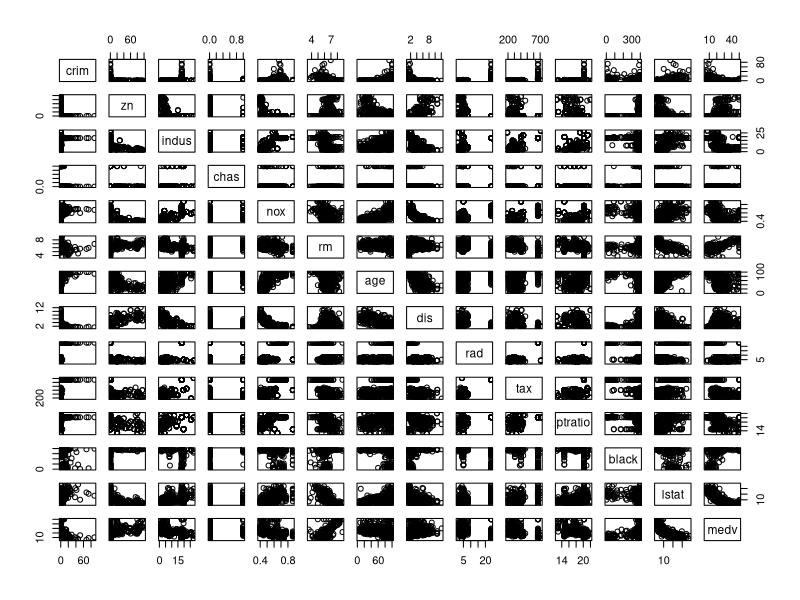
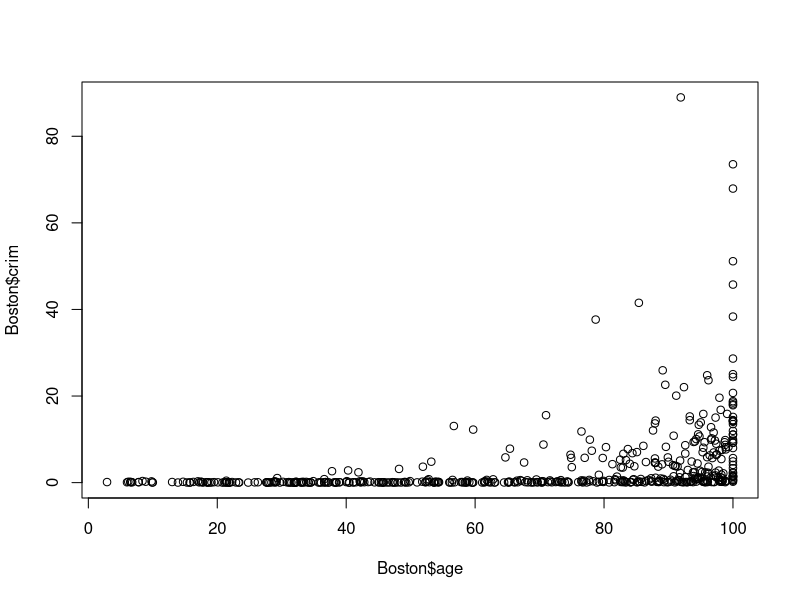
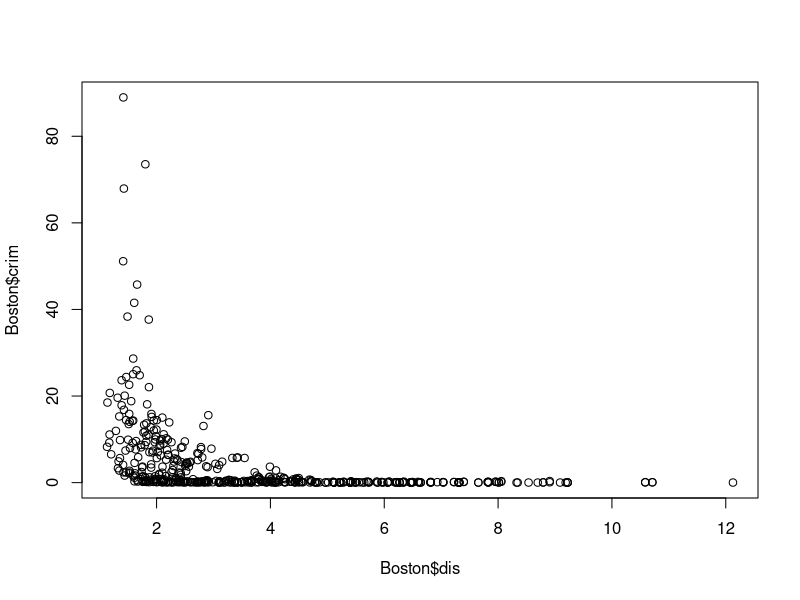
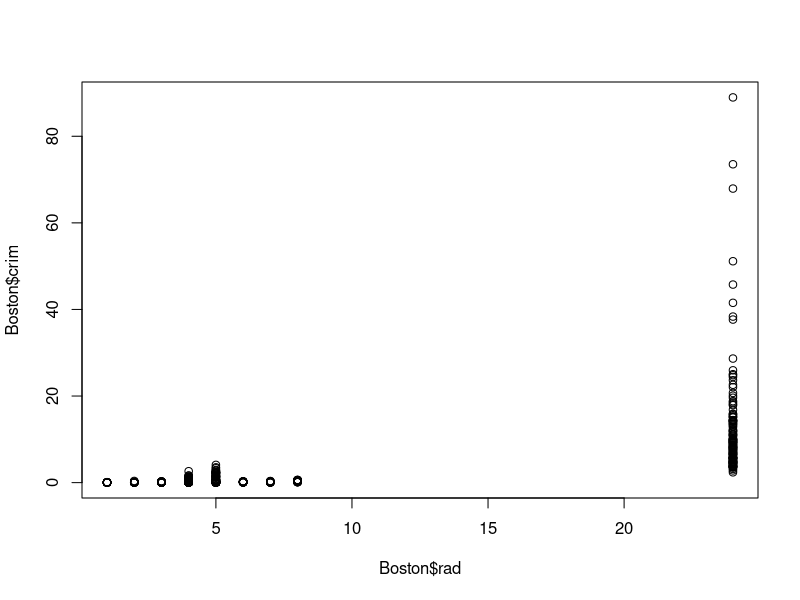
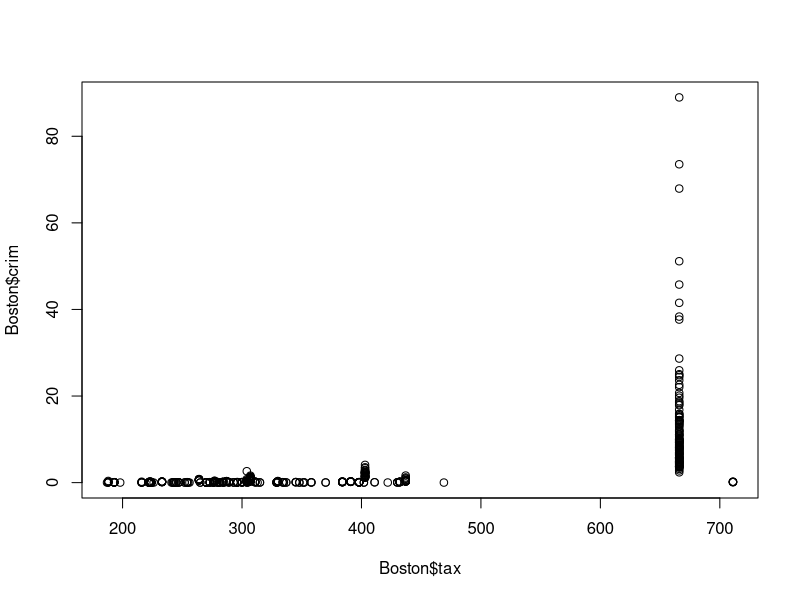
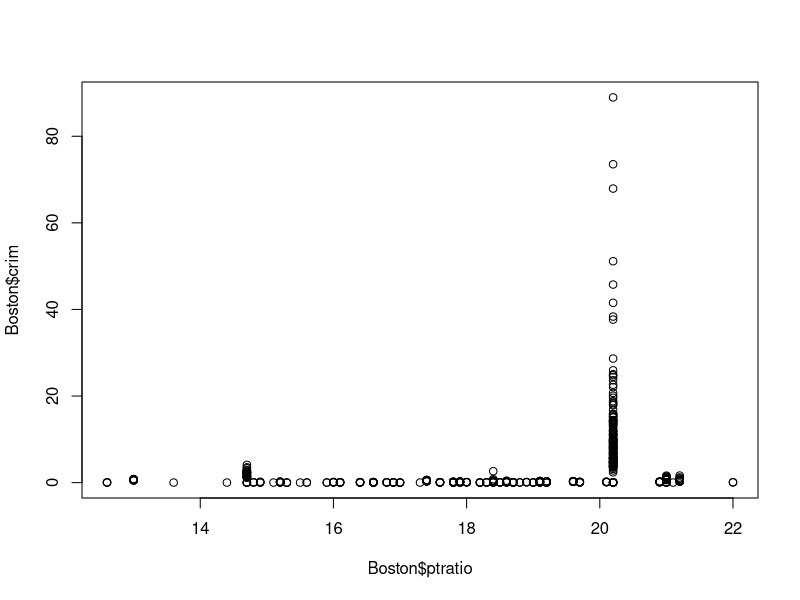
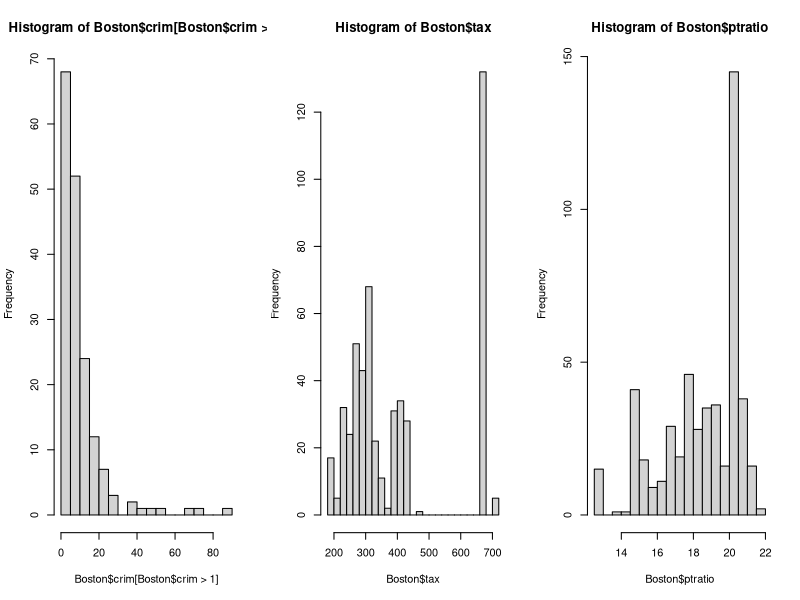

The R source for these figures, in order:
## ---- chunk 1
knitr::opts_chunk$set(echo = TRUE)
## ---- chunk 2
library(MASS)
Boston
?Boston
## ---- chunk 3
pairs(Boston)
## ---- chunk 4
plot(Boston$age, Boston$crim)
# Older homes, more crime
plot(Boston$dis, Boston$crim)
# Closer to work-area, more crime
plot(Boston$rad, Boston$crim)
# Higher index of accessibility to radial highways, more crime
plot(Boston$tax, Boston$crim)
# Higher tax rate, more crime
plot(Boston$ptratio, Boston$crim)
# Higher pupil:teacher ratio, more crime
## ---- chunk 5
par(mfrow=c(1,3))
hist(Boston$crim[Boston$crim>1], breaks=25)
# most cities have low crime rates, but there is a long tail: 18 suburbs appear
# to have a crime rate > 20, reaching to above 80
hist(Boston$tax, breaks=25)
# there is a large divide between suburbs with low tax rates and a peak at 660-680
hist(Boston$ptratio, breaks=25)
# a skew towards high ratios, but no particularly high ratios
## ---- chunk 6
dim(subset(Boston, chas == 1))
# 35 suburbs
## ---- chunk 7
median(Boston$ptratio)
# 19.05
## ---- chunk 8
t(subset(Boston, medv == min(Boston$medv)))
summary(Boston)
# The values on average are slightly better than other towns. 
## ---- chunk 9
dim(subset(Boston, rm > 7))
# 64
dim(subset(Boston, rm > 8))
# 13
summary(subset(Boston, rm > 8))
summary(Boston)
# lower crime, lower lstat, higher medv, low range tax
